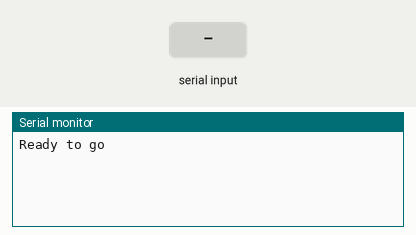
This sketch was run on a simulated Arduino Uno, built with avr-gcc and run on an emulated ATmega328P. On the bench: the last lines printed to the serial monitor. The inputs (shaded band) are chosen by the test bench.

Above: at 1.2 s.
1.3 s: "p=\n" received over the second serial link
At 2.5 s:
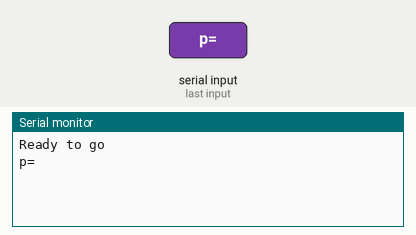
2.8 s: "sp=\n" received over the second serial link
At 3.1 s:
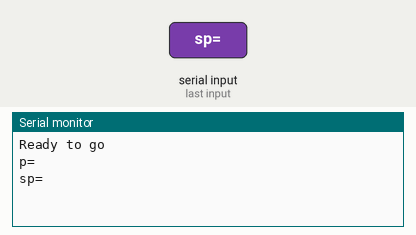
4.3 s: "kp=\n" received over the second serial link
At 4.7 s:
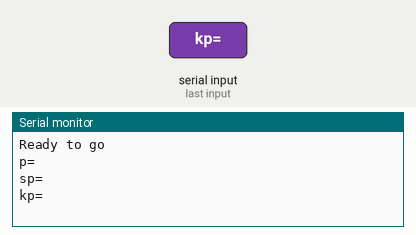
5.8 s: "ki=\n" received over the second serial link
At 6.3 s:
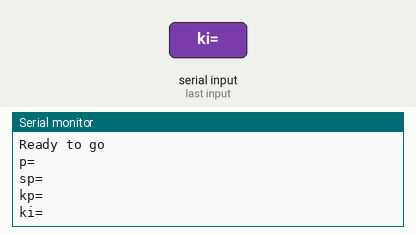
7.3 s: "kd=\n" received over the second serial link
At 7.7 s:
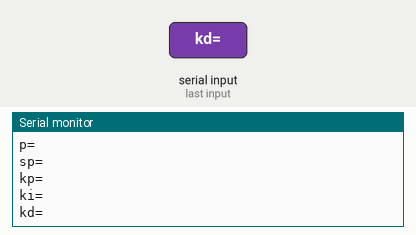
8.8 s: "90,45,200\n" received over the second serial link
At 10.4 s:
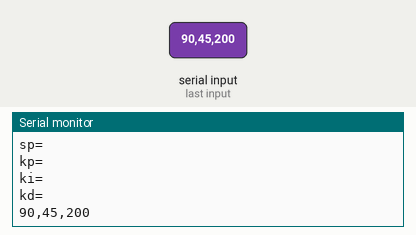

Measured:
- after the input at 1.3 s, the serial monitor: prints a new line at once (image 1)
- after the input at 2.8 s, the serial monitor: prints a new line at once (image 2)
- after the input at 4.3 s, the serial monitor: prints a new line at once (image 3)
- after the input at 5.8 s, the serial monitor: prints a new line at once (image 4)
- after the input at 7.3 s, the serial monitor: prints a new line after 0.05 s (image 5)
- after the input at 8.8 s, the serial monitor: prints a new line after 0.06 s (image 6)

The sketch:

sousvidino-mock.ino
```cpp
// Mock example sousvidino output via software serial on hc-05

#include <SoftwareSerial.h>

SoftwareSerial mySerial(2, 3); // RX, TX

void setup() {
  // Open serial communications and wait for port to open:
  Serial.begin(9600);

  while (!Serial) {
    ; // wait for serial port to connect. Needed for native USB port only
  }

  Serial.println("Ready to go");
  mySerial.begin(38400);
}

unsigned long last_t = 0;
uint8_t power = 10;
float t0 = 50.0;
float t1 = -127.0;
float t2 = -127.0;
double output = 10.0;
double setpoint = 60.0;
double kp = 30;
double ki = 0.03;
double kd = 0.0;

// serial in buffer
String serial_buffer = "";
// last complete command (tailing \n)
String serial_command = "";

void loop() {
  unsigned long t = millis() - last_t;
  last_t = millis();

  while (mySerial.available()) {
    char in_char = (char) mySerial.read();
    serial_buffer += in_char;
    Serial.write(in_char);

    // command complete
    if (in_char == '\n') {
      serial_command = serial_buffer;
      serial_buffer = "";
    }
  }

  // serial in
  if(serial_command.length() > 0) {
    serial_command.trim(); // remove \n at end
    if(serial_command.startsWith("p=")) {
      power = serial_command.substring(2).toInt();
    }
    else if(serial_command.startsWith("sp=")) {
      setpoint = serial_command.substring(3).toFloat();
    }
    else if(serial_command.startsWith("kp=")) {
      kp = serial_command.substring(3).toFloat();
    }
    else if(serial_command.startsWith("ki=")) {
      ki = serial_command.substring(3).toFloat();
    }
    else if(serial_command.startsWith("kd=")) {
      kd = serial_command.substring(3).toFloat();
    }
    serial_command = ""; // reset last serial command
  }

  // serial out
  String out;
  out += "p=";
  out += power;
  out += ";t0=";
  out += t0;
  out += ";t1=";
  out += t1;
  out += ";t2=";
  out += t2;
  out += ";sp=";
  out += setpoint;
  out += ";kp=";
  out += kp;
  out += ";ki=";
  out += ki;
  out += ";kd=";
  out += kd;
  out += ";output=";
  out += output;
  out += ";loop_time=";
  out += t;
  out += ";time=";
  out += last_t;
  out += "\n";

  // fake changing temperature
  t0 += 0.25;
  if(t0 > 100.0) {
    t0 = -4.0;
  }

  // Write out on both arduino serial and software serial
  //Serial.write(out.c_str());
  mySerial.write(out.c_str());

  delay(77); // approximate delay with one temperature sensor
}
```
